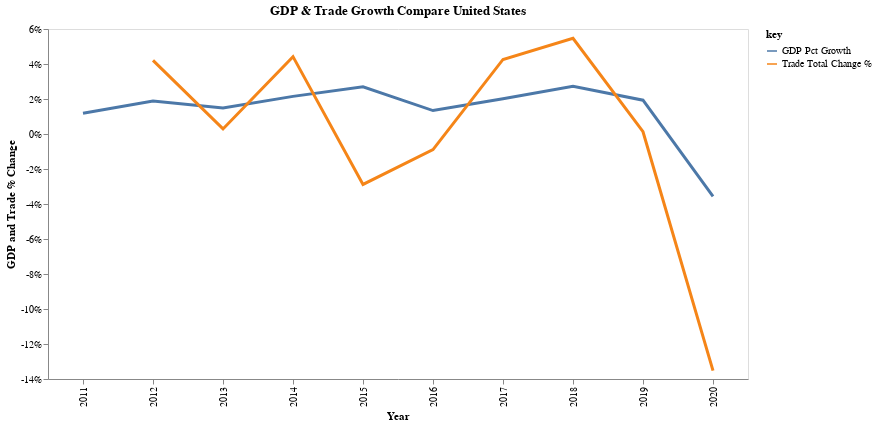

Here is the notebook cell this chart was saved with:
### Code cell
my_altair.get_time_series_gdp_trade_trend_chart("United States")

### Figure 1 — Vega-Lite specification as saved in the notebook (floating-point values rounded to 4 significant figures)
{"config": {"view": {"continuousWidth": 400, "continuousHeight": 300}, "axis": {"grid": false}}, "layer": [{"mark": "line", "encoding": {"color": {"field": "key", "type": "nominal"}, "strokeWidth": {"value": 3}, "x": {"axis": {"title": "Year"}, "field": "Year", "type": "nominal"}, "y": {"axis": {"labelExpr": "datum.value + \"%\"", "title": "GDP and Trade % Change"}, "field": "value", "type": "quantitative"}}, "height": 350, "title": "GDP & Trade Growth Compare United States", "transform": [{"fold": ["GDP Pct Growth", "Trade Total Change %"]}], "width": 700}, {"mark": {"type": "circle", "color": "red", "opacity": 0.0, "size": 1000}, "encoding": {"tooltip": [{"field": "GDP Growth Pct", "type": "quantitative"}, {"field": "Trade Total Change %", "type": "quantitative"}], "x": {"axis": {"title": ""}, "field": "Year", "type": "nominal"}, "y": {"axis": {"title": ""}, "field": "value", "type": "quantitative"}}, "transform": [{"fold": ["GDP Pct Growth", "Trade Total Change %"]}], "width": 700}], "data": {"name": "data-5ed4b9338ede302449acffadcfdbad04"}, "$schema": "https://vega.github.io/schema/vega-lite/v4.17.0.json", "datasets": {"data-5ed4b9338ede302449acffadcfdbad04": [{"Country": "United States", "Metric Year": "2011-01-01", "Year": 2011, "AFF value added": 1.216, "Exports G & S Pct GDP": 13.61, "Exports G & S Pct US dollar": 2144000000000.0, "Exports G & S annual growth %": 7.166, "GDP": 15540000000000.0, "GDP 2015 US dollar": 16570000000000.0, "GDP Growth Pct": 1.183, "GDP curr LCU": 15540000000000.0, "GDP per capita": 49882, "GNI": 15850000000000.0, "GNI Atlas": 15770000000000.0, "GNI PPP": 15850000000000.0, "GNI per capita Atlas": 50870, "GNI per capita PPP": 50630.0, "Gross capital formation": 19.1, "Gross domestic savings": 15.01, "Gross fixed capital formation": 18.81, "Gross fixed capital formation, private sector": 14.41, "Gross national expenditure Pct GDP": 104.1, "Gross savings Pct GDP": 16.32, "HH final consumer expenditure": 68.84, "Imports of G & S Pct GDP": 17.34, "Imports of G & S Pct annual growth": 4.816, "Imports of G & S current US dollar": 2698000000000.0, "Industry Pct GDP": 19.42, "Manufacturing Pct GDP": 11.95, "Merchandise Trade % GDP": 24.12, "Net trade in G & S US dollar": -554500000000.0, "Net trade in Goods US dollar": -741000000000.0, "Population": 311583481, "Population growth": 0.73, "Services Pct GDP": 75.86, "Services value added GDP": 1.685, "Textiles and clothing %  manufacturing": 1.412, "Trade Pct GDP": 30.96, "GDP $B": "$15543B", "GDP Pct Growth %": "1.18%", "GDP Pct Growth": 1.18, "Imports G & S Pct GDP": 17.34, "Net Trade Pct GDP": -3.73, "Trade Pct GDP %": 0.31, "Trade Total": 4818000000000.0, "Prev Year": 2010, "Year_curr": 2011, "Trade Total Change": null, "Trade Total Change %": null}, {"Country": "United States", "Metric Year": "2012-01-01", "Year": 2012, "AFF value added": 1.159, "Exports G & S Pct GDP": 13.69, "Exports G & S Pct US dollar": 2247000000000.0, "Exports G & S annual growth %": 4.014, "GDP": 16200000000000.0, "GDP 2015 US dollar": 16950000000000.0, "GDP Growth Pct": 1.876, "GDP curr LCU": 16200000000000.0, "GDP per capita": 51602, "GNI": 16680000000000.0, "GNI Atlas": 16570000000000.0, "GNI PPP": 16680000000000.0, "GNI per capita Atlas": 53130, "GNI per capita PPP": 52780.0, "Gross capital formation": 20.02, "Gross domestic savings": 16.26, "Gross fixed capital formation": 19.58, "Gross fixed capital formation, private sector": 15.31, "Gross national expenditure Pct GDP": 103.8, "Gross savings Pct GDP": 18.66, "HH final consumer expenditure": 68.21, "Imports of G & S Pct GDP": 17.1, "Imports of G & S Pct annual growth": 2.448, "Imports of G & S current US dollar": 2773000000000.0, "Industry Pct GDP": 19.16, "Manufacturing Pct GDP": 11.85, "Merchandise Trade % GDP": 23.97, "Net trade in G & S US dollar": -525900000000.0, "Net trade in Goods US dollar": -741100000000.0, "Population": 313877662, "Population growth": 0.73, "Services Pct GDP": 76.15, "Services value added GDP": 2.216, "Textiles and clothing %  manufacturing": 1.316, "Trade Pct GDP": 30.79, "GDP $B": "$16197B", "GDP Pct Growth %": "1.88%", "GDP Pct Growth": 1.88, "Imports G & S Pct GDP": 17.1, "Net Trade Pct GDP": -3.41, "Trade Pct GDP %": 0.31, "Trade Total": 5021000000000.0, "Prev Year": 2011, "Year_curr": 2012, "Trade Total Change": 202900000000.0, "Trade Total Change %": 4.21}, {"Country": "United States", "Metric Year": "2013-01-01", "Year": 2013, "AFF value added": 1.334, "Exports G & S Pct GDP": 13.63, "Exports G & S Pct US dollar": 2313000000000.0, "Exports G & S annual growth %": 2.971, "GDP": 16780000000000.0, "GDP 2015 US dollar": 17260000000000.0, "GDP Growth Pct": 1.49, "GDP curr LCU": 16780000000000.0, "GDP per capita": 53106, "GNI": 17190000000000.0, "GNI Atlas": 17060000000000.0, "GNI PPP": 17190000000000.0, "GNI per capita Atlas": 54380, "GNI per capita PPP": 53980.0, "Gross capital formation": 20.41, "Gross domestic savings": 17.21, "Gross fixed capital formation": 19.79, "Gross fixed capital formation, private sector": 15.78, "Gross national expenditure Pct GDP": 103.2, "Gross savings Pct GDP": 19.09, "HH final consumer expenditure": 67.7, "Imports of G & S Pct GDP": 16.48, "Imports of G & S Pct annual growth": 1.213, "Imports of G & S current US dollar": 2760000000000.0, "Industry Pct GDP": 19.26, "Manufacturing Pct GDP": 11.81, "Merchandise Trade % GDP": 23.29, "Net trade in G & S US dollar": -446900000000.0, "Net trade in Goods US dollar": -700500000000.0, "Population": 316059947, "Population growth": 0.69, "Services Pct GDP": 75.77, "Services value added GDP": 1.108, "Textiles and clothing %  manufacturing": 1.323, "Trade Pct GDP": 30.11, "GDP $B": "$16785B", "GDP Pct Growth %": "1.49%", "GDP Pct Growth": 1.49, "Imports G & S Pct GDP": 16.48, "Net Trade Pct GDP": -2.85, "Trade Pct GDP %": 0.3, "Trade Total": 5035000000000.0, "Prev Year": 2012, "Year_curr": 2013, "Trade Total Change": 14380000000.0, "Trade Total Change %": 0.29}, {"Country": "United States", "Metric Year": "2014-01-01", "Year": 2014, "AFF value added": 1.186, "Exports G & S Pct GDP": 13.56, "Exports G & S Pct US dollar": 2393000000000.0, "Exports G & S annual growth %": 3.884, "GDP": 17530000000000.0, "GDP 2015 US dollar": 17690000000000.0, "GDP Growth Pct": 2.151, "GDP curr LCU": 17530000000000.0, "GDP per capita": 55049, "GNI": 18040000000000.0, "GNI Atlas": 17770000000000.0, "GNI PPP": 18040000000000.0, "GNI per capita Atlas": 56670, "GNI per capita PPP": 55800.0, "Gross capital formation": 20.81, "Gross domestic savings": 17.76, "Gross fixed capital formation": 20.33, "Gross fixed capital formation, private sector": 0.0, "Gross national expenditure Pct GDP": 103.0, "Gross savings Pct GDP": 20.21, "HH final consumer expenditure": 67.6, "Imports of G & S Pct GDP": 16.47, "Imports of G & S Pct annual growth": 5.16, "Imports of G & S current US dollar": 2877000000000.0, "Industry Pct GDP": 19.33, "Manufacturing Pct GDP": 11.65, "Merchandise Trade % GDP": 23.01, "Net trade in G & S US dollar": -484000000000.0, "Net trade in Goods US dollar": -749900000000.0, "Population": 318386329, "Population growth": 0.73, "Services Pct GDP": 75.81, "Services value added GDP": 2.487, "Textiles and clothing %  manufacturing": 1.313, "Trade Pct GDP": 30.04, "GDP $B": "$17527B", "GDP Pct Growth %": "2.15%", "GDP Pct Growth": 2.15, "Imports G & S Pct GDP": 16.47, "Net Trade Pct GDP": -2.91, "Trade Pct GDP %": 0.3, "Trade Total": 5258000000000.0, "Prev Year": 2013, "Year_curr": 2014, "Trade Total Change": 222700000000.0, "Trade Total Change %": 4.42}, {"Country": "United States", "Metric Year": "2015-01-01", "Year": 2015, "AFF value added": 1.044, "Exports G & S Pct GDP": 12.44, "Exports G & S Pct US dollar": 2280000000000.0, "Exports G & S annual growth %": 0.2711, "GDP": 18240000000000.0, "GDP 2015 US dollar": 18240000000000.0, "GDP Growth Pct": 2.697, "GDP curr LCU": 18240000000000.0, "GDP per capita": 56863, "GNI": 18660000000000.0, "GNI Atlas": 18170000000000.0, "GNI PPP": 18660000000000.0, "GNI per capita Atlas": 58180, "GNI per capita PPP": 56640.0, "Gross capital formation": 21.16, "Gross domestic savings": 18.45, "Gross fixed capital formation": 20.41, "Gross fixed capital formation, private sector": 0.0, "Gross national expenditure Pct GDP": 102.7, "Gross savings Pct GDP": 20.21, "HH final consumer expenditure": 67.24, "Imports of G & S Pct GDP": 15.32, "Imports of G & S Pct annual growth": 5.186, "Imports of G & S current US dollar": 2771000000000.0, "Industry Pct GDP": 18.54, "Manufacturing Pct GDP": 11.63, "Merchandise Trade % GDP": 20.93, "Net trade in G & S US dollar": -491400000000.0, "Net trade in Goods US dollar": -761900000000.0, "Population": 320738994, "Population growth": 0.74, "Services Pct GDP": 76.78, "Services value added GDP": 2.914, "Textiles and clothing %  manufacturing": 1.271, "Trade Pct GDP": 27.76, "GDP $B": "$18238B", "GDP Pct Growth %": "2.70%", "GDP Pct Growth": 2.7, "Imports G & S Pct GDP": 15.32, "Net Trade Pct GDP": -2.88, "Trade Pct GDP %": 0.28, "Trade Total": 5107000000000.0, "Prev Year": 2014, "Year_curr": 2015, "Trade Total Change": -151400000000.0, "Trade Total Change %": -2.88}, {"Country": "United States", "Metric Year": "2016-01-01", "Year": 2016, "AFF value added": 0.944, "Exports G & S Pct GDP": 11.91, "Exports G & S Pct US dollar": 2238000000000.0, "Exports G & S annual growth %": 0.4053, "GDP": 18750000000000.0, "GDP 2015 US dollar": 18550000000000.0, "GDP Growth Pct": 1.344, "GDP curr LCU": 18750000000000.0, "GDP per capita": 58021, "GNI": 19020000000000.0, "GNI Atlas": 18460000000000.0, "GNI PPP": 19020000000000.0, "GNI per capita Atlas": 58870, "GNI per capita PPP": 57130.0, "Gross capital formation": 20.51, "Gross domestic savings": 18.08, "Gross fixed capital formation": 20.32, "Gross fixed capital formation, private sector": 0.0, "Gross national expenditure Pct GDP": 102.4, "Gross savings Pct GDP": 18.94, "HH final consumer expenditure": 67.72, "Imports of G & S Pct GDP": 14.61, "Imports of G & S Pct annual growth": 1.452, "Imports of G & S current US dollar": 2720000000000.0, "Industry Pct GDP": 17.97, "Manufacturing Pct GDP": 11.17, "Merchandise Trade % GDP": 19.74, "Net trade in G & S US dollar": -481500000000.0, "Net trade in Goods US dollar": -749800000000.0, "Population": 323071755, "Population growth": 0.72, "Services Pct GDP": 77.52, "Services value added GDP": 2.025, "Textiles and clothing %  manufacturing": 1.254, "Trade Pct GDP": 26.52, "GDP $B": "$18745B", "GDP Pct Growth %": "1.34%", "GDP Pct Growth": 1.34, "Imports G & S Pct GDP": 14.61, "Net Trade Pct GDP": -2.7, "Trade Pct GDP %": 0.27, "Trade Total": 5061000000000.0, "Prev Year": 2015, "Year_curr": 2016, "Trade Total Change": -45550000000.0, "Trade Total Change %": -0.89}, {"Country": "United States", "Metric Year": "2017-01-01", "Year": 2017, "AFF value added": 0.9498, "Exports G & S Pct GDP": 12.2, "Exports G & S Pct US dollar": 2391000000000.0, "Exports G & S annual growth %": 4.078, "GDP": 19540000000000.0, "GDP 2015 US dollar": 18980000000000.0, "GDP Growth Pct": 2.01, "GDP curr LCU": 19540000000000.0, "GDP per capita": 60109, "GNI": 19890000000000.0, "GNI Atlas": 19260000000000.0, "GNI PPP": 19890000000000.0, "GNI per capita Atlas": 61190, "GNI per capita PPP": 59240.0, "Gross capital formation": 20.72, "Gross domestic savings": 18.28, "Gross fixed capital formation": 20.57, "Gross fixed capital formation, private sector": 0.0, "Gross national expenditure Pct GDP": 102.4, "Gross savings Pct GDP": 19.52, "HH final consumer expenditure": 67.74, "Imports of G & S Pct GDP": 14.96, "Imports of G & S Pct annual growth": 4.444, "Imports of G & S current US dollar": 2904000000000.0, "Industry Pct GDP": 18.25, "Manufacturing Pct GDP": 11.13, "Merchandise Trade % GDP": 20.24, "Net trade in G & S US dollar": -512700000000.0, "Net trade in Goods US dollar": -799300000000.0, "Population": 325122128, "Population growth": 0.63, "Services Pct GDP": 77.24, "Services value added GDP": 2.329, "Textiles and clothing %  manufacturing": 1.208, "Trade Pct GDP": 27.16, "GDP $B": "$19543B", "GDP Pct Growth %": "2.01%", "GDP Pct Growth": 2.01, "Imports G & S Pct GDP": 14.96, "Net Trade Pct GDP": -2.76, "Trade Pct GDP %": 0.27, "Trade Total": 5277000000000.0, "Prev Year": 2016, "Year_curr": 2017, "Trade Total Change": 215400000000.0, "Trade Total Change %": 4.26}, {"Country": "United States", "Metric Year": "2018-01-01", "Year": 2018, "AFF value added": 0.9206, "Exports G & S Pct GDP": 12.29, "Exports G & S Pct US dollar": 2539000000000.0, "Exports G & S annual growth %": 2.811, "GDP": 20610000000000.0, "GDP 2015 US dollar": 19550000000000.0, "GDP Growth Pct": 2.726, "GDP curr LCU": 20610000000000.0, "GDP per capita": 63064, "GNI": 20950000000000.0, "GNI Atlas": 20750000000000.0, "GNI PPP": 20950000000000.0, "GNI per capita Atlas": 64090, "GNI per capita PPP": 63490.0, "Gross capital formation": 21.06, "Gross domestic savings": 18.58, "Gross fixed capital formation": 20.77, "Gross fixed capital formation, private sector": 0.0, "Gross national expenditure Pct GDP": 102.5, "Gross savings Pct GDP": 19.64, "HH final consumer expenditure": 67.5, "Imports of G & S Pct GDP": 15.18, "Imports of G & S Pct annual growth": 4.099, "Imports of G & S current US dollar": 3120000000000.0, "Industry Pct GDP": 18.53, "Manufacturing Pct GDP": 11.2, "Merchandise Trade % GDP": 20.76, "Net trade in G & S US dollar": -581000000000.0, "Net trade in Goods US dollar": -878700000000.0, "Population": 326838199, "Population growth": 0.53, "Services Pct GDP": 76.89, "Services value added GDP": 2.761, "Textiles and clothing %  manufacturing": 1.129, "Trade Pct GDP": 27.48, "GDP $B": "$20612B", "GDP Pct Growth %": "2.73%", "GDP Pct Growth": 2.73, "Imports G & S Pct GDP": 15.18, "Net Trade Pct GDP": -2.89, "Trade Pct GDP %": 0.27, "Trade Total": 5565000000000.0, "Prev Year": 2017, "Year_curr": 2018, "Trade Total Change": 288600000000.0, "Trade Total Change %": 5.47}, {"Country": "United States", "Metric Year": "2019-01-01", "Year": 2019, "AFF value added": 0.9169, "Exports G & S Pct GDP": 11.76, "Exports G & S Pct US dollar": 2528000000000.0, "Exports G & S annual growth %": -0.06519, "GDP": 21430000000000.0, "GDP 2015 US dollar": 19970000000000.0, "GDP Growth Pct": 1.929, "GDP curr LCU": 21430000000000.0, "GDP per capita": 65279, "GNI": 21710000000000.0, "GNI Atlas": 21660000000000.0, "GNI PPP": 21710000000000.0, "GNI per capita Atlas": 66120, "GNI per capita PPP": 65970.0, "Gross capital formation": 21.3, "Gross domestic savings": 18.81, "Gross fixed capital formation": 20.96, "Gross fixed capital formation, private sector": 0.0, "Gross national expenditure Pct GDP": 102.5, "Gross savings Pct GDP": 19.49, "HH final consumer expenditure": 67.32, "Imports of G & S Pct GDP": 14.54, "Imports of G & S Pct annual growth": 1.151, "Imports of G & S current US dollar": 3105000000000.0, "Industry Pct GDP": 18.16, "Manufacturing Pct GDP": 10.93, "Merchandise Trade % GDP": 19.65, "Net trade in G & S US dollar": -576300000000.0, "Net trade in Goods US dollar": -861500000000.0, "Population": 328329953, "Population growth": 0.46, "Services Pct GDP": 77.31, "Services value added GDP": 2.227, "Textiles and clothing %  manufacturing": 1.129, "Trade Pct GDP": 26.29, "GDP $B": "$21433B", "GDP Pct Growth %": "1.93%", "GDP Pct Growth": 1.93, "Imports G & S Pct GDP": 14.54, "Net Trade Pct GDP": -2.78, "Trade Pct GDP %": 0.26, "Trade Total": 5573000000000.0, "Prev Year": 2018, "Year_curr": 2019, "Trade Total Change": 7436000000.0, "Trade Total Change %": 0.13}, {"Country": "United States", "Metric Year": "2020-01-01", "Year": 2020, "AFF value added": 0.0, "Exports G & S Pct GDP": 10.13, "Exports G & S Pct US dollar": 2134000000000.0, "Exports G & S annual growth %": -13.56, "GDP": 20950000000000.0, "GDP 2015 US dollar": 19290000000000.0, "GDP Growth Pct": -3.574, "GDP curr LCU": 20950000000000.0, "GDP per capita": 63593, "GNI": 21290000000000.0, "GNI Atlas": 21260000000000.0, "GNI PPP": 21290000000000.0, "GNI per capita Atlas": 64610, "GNI per capita PPP": 64530.0, "Gross capital formation": 21.09, "Gross domestic savings": 18.27, "Gross fixed capital formation": 21.38, "Gross fixed capital formation, private sector": 0.0, "Gross national expenditure Pct GDP": 102.8, "Gross savings Pct GDP": 19.25, "HH final consumer expenditure": 67.04, "Imports of G & S Pct GDP": 13.24, "Imports of G & S Pct annual growth": -8.932, "Imports of G & S current US dollar": 2811000000000.0, "Industry Pct GDP": 0.0, "Manufacturing Pct GDP": 0.0, "Merchandise Trade % GDP": 18.32, "Net trade in G & S US dollar": -676700000000.0, "Net trade in Goods US dollar": -922000000000.0, "Population": 329484123, "Population growth": 0.35, "Services Pct GDP": 0.0, "Services value added GDP": 0.0, "Textiles and clothing %  manufacturing": 0.0, "Trade Pct GDP": 23.38, "GDP $B": "$20953B", "GDP Pct Growth %": "-3.57%", "GDP Pct Growth": -3.57, "Imports G & S Pct GDP": 13.24, "Net Trade Pct GDP": -3.11, "Trade Pct GDP %": 0.23, "Trade Total": 4819000000000.0, "Prev Year": 2019, "Year_curr": 2020, "Trade Total Change": -753400000000.0, "Trade Total Change %": -13.52}]}}
